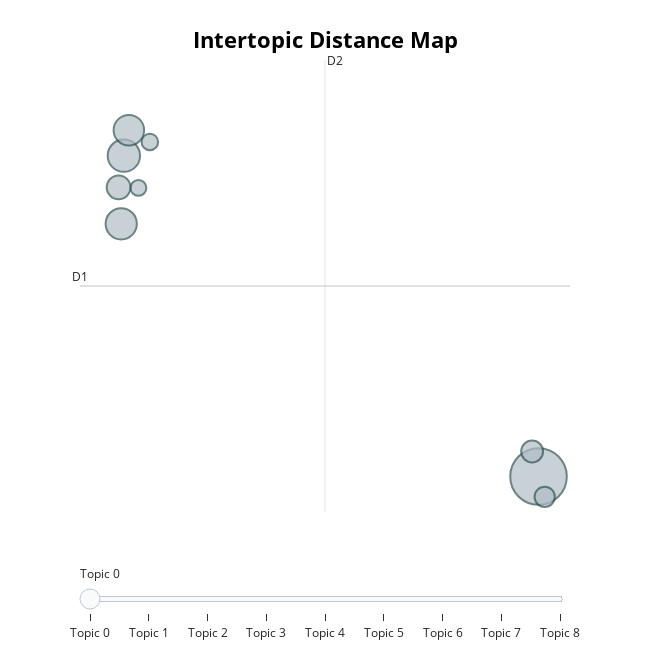

Source (notebook cell):
### Code cell
model.visualize_topics()

### Figure 1 — Plotly figure (JSON) as saved in the notebook; plotly's stock layout.template omitted (floating-point values rounded to 4 significant figures)
{"data": [{"customdata": [[0, "universitas | brawijaya | ilmu | fakultas | administrasi", 141], [1, "pengaruh | hadap | usaha | corporate | studi", 46], [2, "tanam | hadap | pengaruh | brassica | of", 43], [3, "beli | hadap | brand | survei | putus", 41], [4, "kabupaten | kembang | pariwisata | analisis | budaya", 25], [5, "pdf | brawijaya | universitas | mahasiswa | transportasi", 21], [6, "pengaruh | mahasiswa | universitas | brawijaya | kerja", 18], [7, "kerja | motivasi | karyawan | pengaruh | of", 12], [8, "bank | syariah | uang | umum | rasio", 11]], "hovertemplate": "<b>Topic %{customdata[0]}</b><br>%{customdata[1]}<br>Size: %{customdata[2]}", "legendgroup": "", "marker": {"color": "#B0BEC5", "line": {"color": "DarkSlateGrey", "width": 2}, "size": [141, 46, 43, 41, 25, 21, 18, 12, 11], "sizemode": "area", "sizeref": 0.08812, "symbol": "circle"}, "mode": "markers", "name": "", "orientation": "v", "showlegend": false, "type": "scatter", "x": [8.696, -13.49, -13.64, -13.23, -13.77, 8.354, 9.026, -12.1, -12.71], "xaxis": "x", "y": [1.83, 6.655, 5.63, 7.038, 6.179, 2.206, 1.524, 6.862, 6.17], "yaxis": "y"}], "layout": {"annotations": [{"showarrow": false, "text": "D1", "x": -15.84, "y": 4.695, "yshift": 10}, {"showarrow": false, "text": "D2", "x": -2.73, "xshift": 10, "y": 8.094}], "height": 650, "hoverlabel": {"bgcolor": "white", "font": {"family": "Rockwell", "size": 16}}, "legend": {"itemsizing": "constant", "tracegroupgap": 0}, "margin": {"t": 60}, "shapes": [{"line": {"color": "#CFD8DC", "width": 2}, "type": "line", "x0": -2.73, "x1": -2.73, "y0": 1.295, "y1": 8.094}, {"line": {"color": "#9E9E9E", "width": 2}, "type": "line", "x0": -15.84, "x1": 10.38, "y0": 4.695, "y1": 4.695}], "sliders": [{"active": 0, "pad": {"t": 50}, "steps": [{"args": [{"marker.color": [["red", "#B0BEC5", "#B0BEC5", "#B0BEC5", "#B0BEC5", "#B0BEC5", "#B0BEC5", "#B0BEC5", "#B0BEC5"]]}], "label": "Topic 0", "method": "update"}, {"args": [{"marker.color": [["#B0BEC5", "red", "#B0BEC5", "#B0BEC5", "#B0BEC5", "#B0BEC5", "#B0BEC5", "#B0BEC5", "#B0BEC5"]]}], "label": "Topic 1", "method": "update"}, {"args": [{"marker.color": [["#B0BEC5", "#B0BEC5", "red", "#B0BEC5", "#B0BEC5", "#B0BEC5", "#B0BEC5", "#B0BEC5", "#B0BEC5"]]}], "label": "Topic 2", "method": "update"}, {"args": [{"marker.color": [["#B0BEC5", "#B0BEC5", "#B0BEC5", "red", "#B0BEC5", "#B0BEC5", "#B0BEC5", "#B0BEC5", "#B0BEC5"]]}], "label": "Topic 3", "method": "update"}, {"args": [{"marker.color": [["#B0BEC5", "#B0BEC5", "#B0BEC5", "#B0BEC5", "red", "#B0BEC5", "#B0BEC5", "#B0BEC5", "#B0BEC5"]]}], "label": "Topic 4", "method": "update"}, {"args": [{"marker.color": [["#B0BEC5", "#B0BEC5", "#B0BEC5", "#B0BEC5", "#B0BEC5", "red", "#B0BEC5", "#B0BEC5", "#B0BEC5"]]}], "label": "Topic 5", "method": "update"}, {"args": [{"marker.color": [["#B0BEC5", "#B0BEC5", "#B0BEC5", "#B0BEC5", "#B0BEC5", "#B0BEC5", "red", "#B0BEC5", "#B0BEC5"]]}], "label": "Topic 6", "method": "update"}, {"args": [{"marker.color": [["#B0BEC5", "#B0BEC5", "#B0BEC5", "#B0BEC5", "#B0BEC5", "#B0BEC5", "#B0BEC5", "red", "#B0BEC5"]]}], "label": "Topic 7", "method": "update"}, {"args": [{"marker.color": [["#B0BEC5", "#B0BEC5", "#B0BEC5", "#B0BEC5", "#B0BEC5", "#B0BEC5", "#B0BEC5", "#B0BEC5", "red"]]}], "label": "Topic 8", "method": "update"}]}], "title": {"font": {"color": "Black", "size": 22}, "text": "<b>Intertopic Distance Map</b>", "x": 0.5, "xanchor": "center", "y": 0.95, "yanchor": "top"}, "width": 650, "xaxis": {"anchor": "y", "domain": [0, 1], "range": [-15.84, 10.38], "title": {"text": ""}, "visible": false}, "yaxis": {"anchor": "x", "domain": [0, 1], "range": [1.295, 8.094], "title": {"text": ""}, "visible": false}}}
